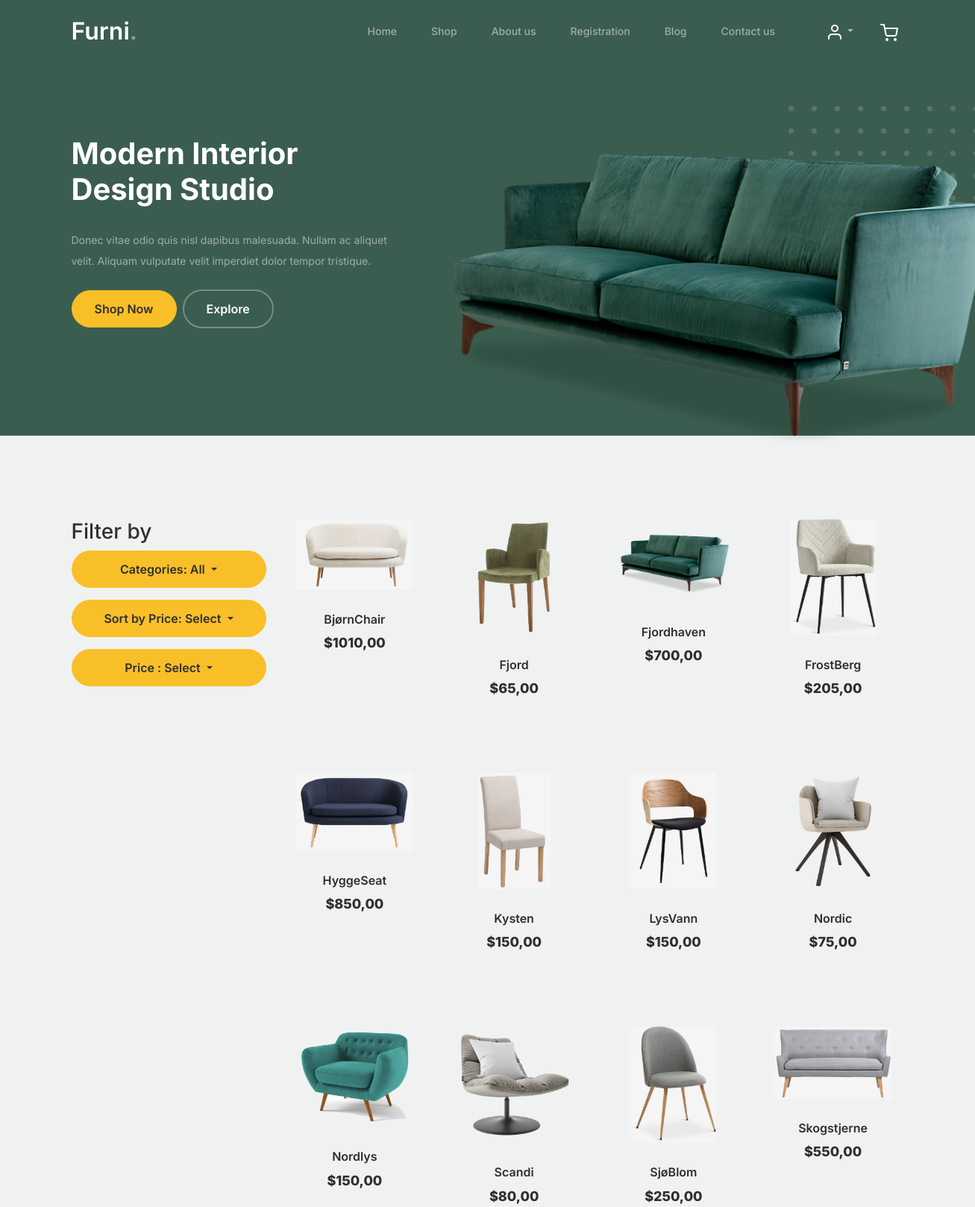
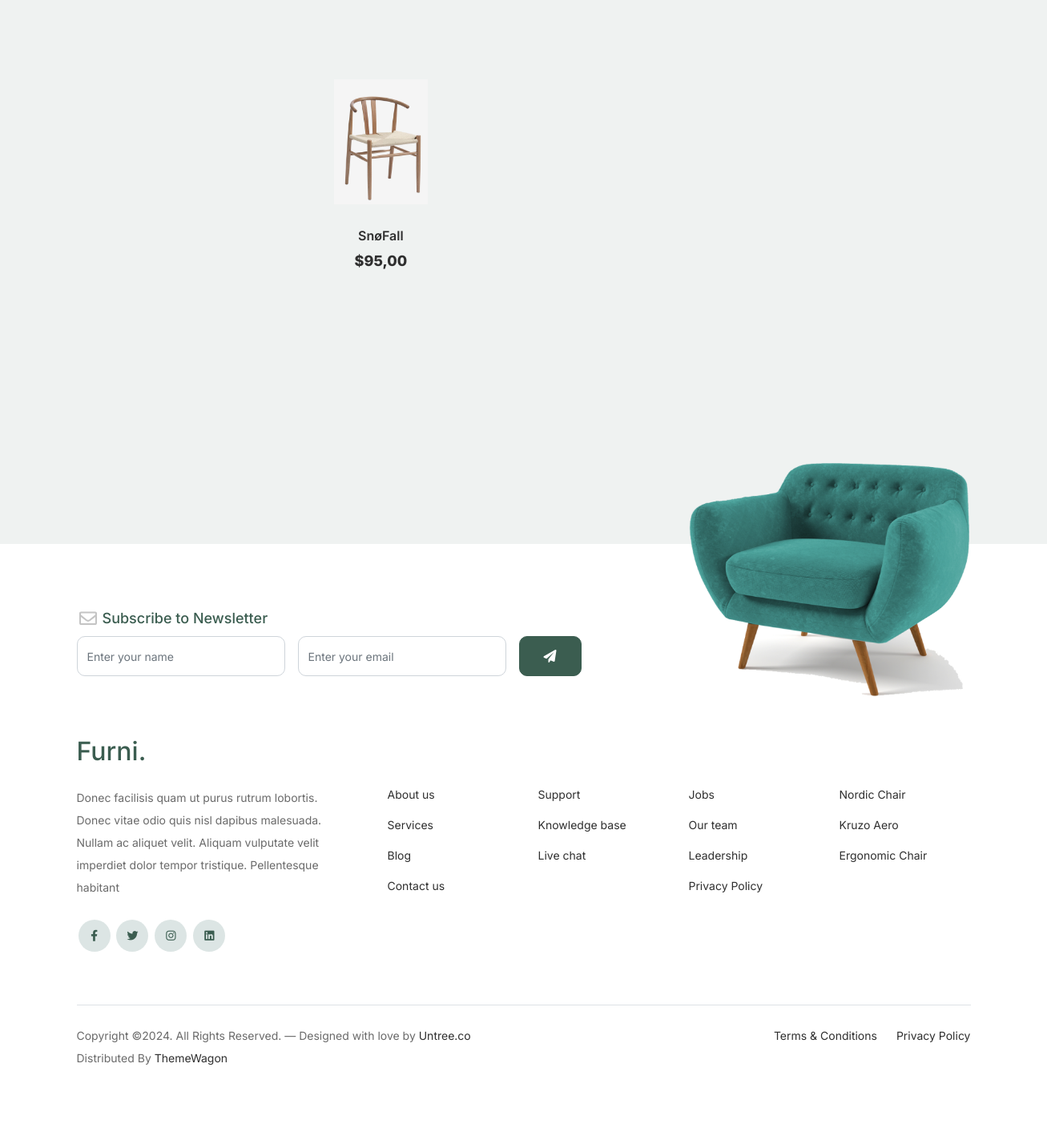
The app's page /shop/ with its own data (2 pictures, top to bottom).
### shop/models.py (models this page shows, shortened)
class Product(models.Model):
    category = models.ForeignKey(Category, related_name='products', on_delete=models.CASCADE)
    name = models.CharField(max_length=200, db_index=True)
    slug = models.SlugField(max_length=200, db_index=True)
    image = models.ImageField(upload_to='products/%Y/%m/%d', blank=True)
    description = models.TextField(blank=True)
    price = models.DecimalField(max_digits=10, decimal_places=2)
    stock = models.PositiveIntegerField()
    available = models.BooleanField(default=True)
    created = models.DateTimeField(auto_now_add=True)
    updated = models.DateTimeField(auto_now=True)
    class Meta:
        ordering = ('name',)
        index_together = (('id', 'slug'),)
    def get_absolute_url(self):
        return reverse('shop:product_detail',
                       args=[self.id, self.slug])

### shop/views.py (the view)
# urls.py: path('shop/', views.product_list, name='product_list'),
def product_list(request):
    products = Product.objects.all()
    category_slug = request.GET.get('category')
    if category_slug:
        products = products.filter(category__slug=category_slug)
    price_sort = request.GET.get('price_sort')
    if price_sort == 'asc':
        products = products.order_by('price')
    elif price_sort == 'desc':
        products = products.order_by('-price')
    price_range = request.GET.get('price_range')
    if price_range == 'under-500':
        products = products.filter(price__lt=500)
    elif price_range == '500-1000':
        products = products.filter(price__gte=500, price__lte=1000)
    elif price_range == 'over-1000':
        products = products.filter(price__gt=1000)
    context = {
        'products': products,
        'categories': Category.objects.all(),
        'category': Category.objects.filter(slug=category_slug).first() if category_slug else None,
        'price_sort': price_sort,
        'price_range': price_range,
    }
    return render(request, 'shop/shop_list.html', context)

### shop/forms.py
class SubscriptionForm(forms.ModelForm):
    class Meta:
        model = Subscriber
        fields = ['name', 'email']
    name = forms.CharField(max_length=100, widget=forms.TextInput(attrs={
        'class': 'form-control',
        'placeholder': 'Enter your name',
    }))
    email = forms.EmailField(widget=forms.EmailInput(attrs={
        'class': 'form-control',
        'placeholder': 'Enter your email',
    }))

### shop/context_processors.py (called while the page is built)
def subscription_form(request):
    return {'subscription_form': SubscriptionForm()}

### shopping_cart/cart.py (called while the page is built)
    def __len__(self):
        return sum(item['quantity'] for item in self.cart.values())

    def get_total_quantity(self):
        return self.__len__()

### shopping_cart/context_processors.py (called while the page is built)
def cart(request):
    return {'cart': Cart(request)}

### templates/shop/shop_list.html (shortened to what this page needs)
{% extends 'shop/base.html' %}
{% load static %}
{% block content %}
<div class="untree_co-section product-section before-footer-section">
    <div class="container">
        <div class="row">
            <div class="col-12 col-md-4 col-lg-3 mb-5">
                <h3 class="section-title">Filter by</h3>
                <div class="dropdown mb-3">
                    <button class="btn btn-secondary dropdown-toggle w-100" type="button" id="categoriesDropdown" data-bs-toggle="dropdown" aria-expanded="false">
                        Categories: {% if category %}{{ category.name }}{% else %}All{% endif %}
                    </button>
                </div>
                <div class="dropdown mb-3">
                    <button class="btn btn-secondary dropdown-toggle w-100" type="button" id="priceSortDropdown" data-bs-toggle="dropdown" aria-expanded="false">
                        Sort by Price: {% if request.GET.price_sort == 'asc' %}Lowest price{% elif request.GET.price_sort == 'desc' %}Highest price{% else %}Select{% endif %}
                    </button>
                </div>
                <div class="dropdown">
                    <button class="btn btn-secondary dropdown-toggle w-100" type="button" id="priceRangeDropdown" data-bs-toggle="dropdown" aria-expanded="false">
                        Price : {% if request.GET.price_range == 'under-500' %}Under $500{% elif request.GET.price_range == '500-1000' %}$500 - $1000{% elif request.GET.price_range == 'over-1000' %}Over $1000{% else %}Select{% endif %}
                    </button>
                </div>
            </div>
            <div class="col-12 col-md-8 col-lg-9 mb-5">
                <div class="row">
                    {% for product in products %}
                        <div class="col-12 col-md-4 col-lg-3 mb-5">
                            <a class="product-item" href="{{ product.get_absolute_url }}">
                                <img src="{% if product.image %}{{ product.image.url }}{% else %}{% static 'img/no_image.png' %}{% endif %}" class="img-fluid product-thumbnail">
                                <h3 class="product-title">{{ product.name }}</h3>
                                <strong class="product-price">${{ product.price }}</strong>
                            </a>
                        </div>
                    {% endfor %}
                </div>
            </div>
        </div>
    </div>
</div>
{% endblock %}

### static/shop/css/style.css (style rules this page uses)
body { overflow-x: hidden; position: relative; }
body { font-family: "Inter", sans-serif; font-weight: 400; line-height: 28px; color: #6a6a6a; font-size: 14px; background-color: #eff2f1; }
a { text-decoration: none; -webkit-transition: .3s all ease; -o-transition: .3s all ease; transition: .3s all ease; color: #2f2f2f; text-decoration: underline; }
.btn { font-weight: 600; padding: 12px 30px; border-radius: 30px; color: #ffffff; background: #2f2f2f; border-color: #2f2f2f; }
.btn.btn-secondary { color: #2f2f2f; background: #f9bf29; border-color: #f9bf29; }
.section-title { color: #2f2f2f; }
.product-section { padding: 7rem 0; }
.product-section .product-item { text-align: center; text-decoration: none; display: block; position: relative; padding-bottom: 50px; cursor: pointer; }
.product-section .product-item .product-thumbnail { margin-bottom: 30px; position: relative; top: 0; -webkit-transition: .3s all ease; -o-transition: .3s all ease; transition: .3s all ease; }
.product-section .product-item h3 { font-weight: 600; font-size: 16px; }
.product-section .product-item strong { font-weight: 800 !important; font-size: 18px !important; }
.product-section .product-item h3, .product-section .product-item strong { color: #2f2f2f; text-decoration: none; }
.product-section .product-item:before { bottom: 0; left: 0; right: 0; position: absolute; content: ""; background: #dce5e4; height: 0%; z-index: -1; border-radius: 10px; -webkit-transition: .3s all ease; -o-transition: .3s all ease; transition: .3s all ease; }
.before-footer-section { padding: 7rem 0 12rem 0 !important; }
.footer-section .subscription-form .form-control { height: 50px; border-radius: 10px; font-family: "Inter", sans-serif; }
.untree_co-section { padding: 7rem 0; }
.form-control { height: 50px; border-radius: 10px; font-family: "Inter", sans-serif; }

### templates/shop/shop_list.html (style rules this page uses)
.product-thumbnail { max-width: 156px; max-height: 156px; width: auto; height: auto; display: block; margin: 0 auto; }

### records on screen
Product: image (picture), name "BjørnChair", price "1010,00"
Product: image (picture), name "Fjord", price "65,00"
Product: image (picture), name "Fjordhaven", price "700,00"
Product: image (picture), name "FrostBerg", price "205,00"
Product: image (picture), name "HyggeSeat", price "850,00"
Product: image (picture), name "Kysten", price "150,00"
Product: image (picture), name "LysVann", price "150,00"
Product: image (picture), name "Nordic", price "75,00"
Product: image (picture), name "Nordlys", price "150,00"
Product: image (picture), name "Scandi", price "80,00"
Product: image (picture), name "SjøBlom", price "250,00"
Product: image (picture), name "Skogstjerne", price "550,00"
Product: image (picture), name "SnøFall", price "95,00"
